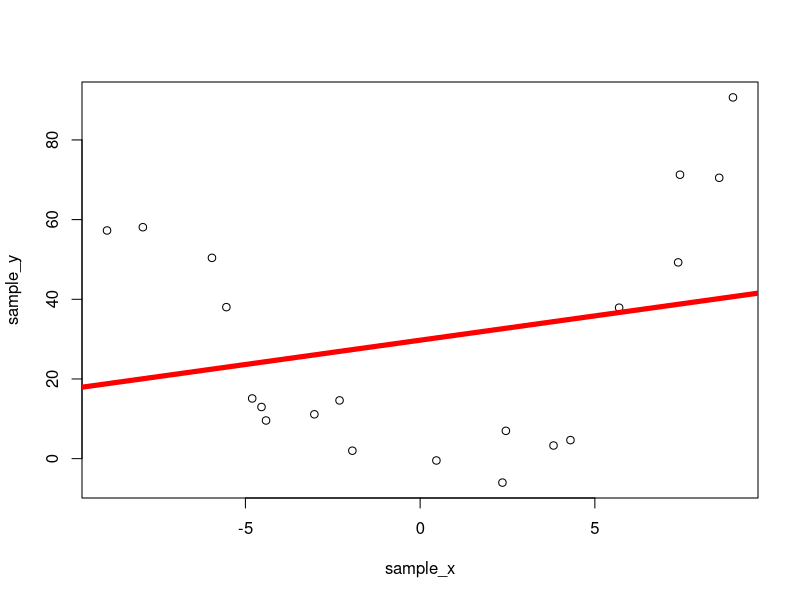
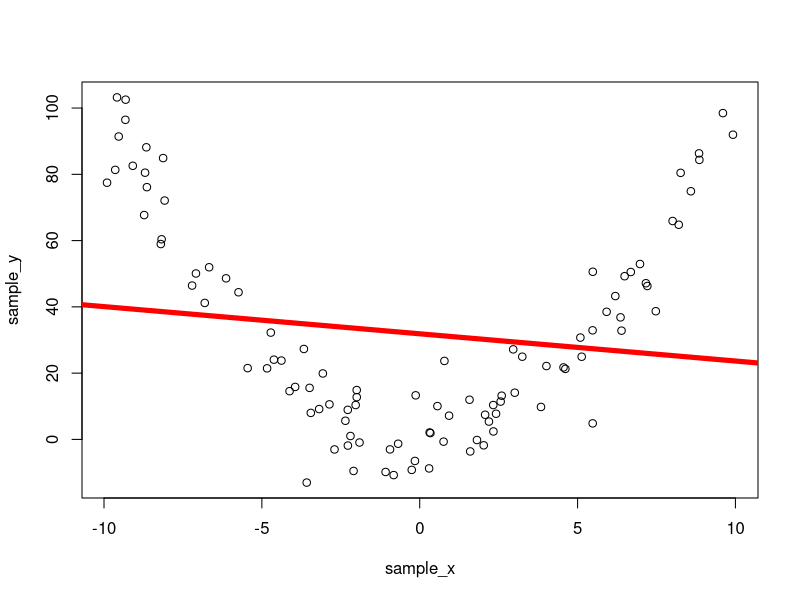
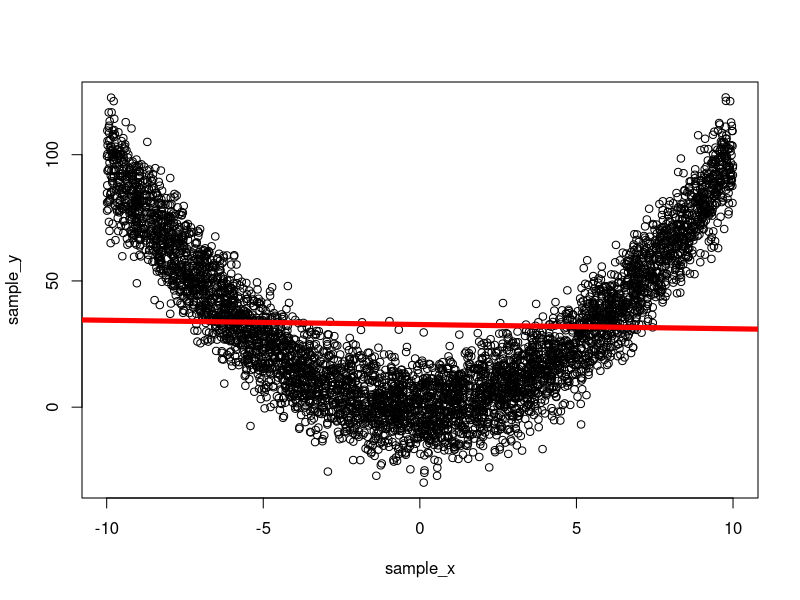
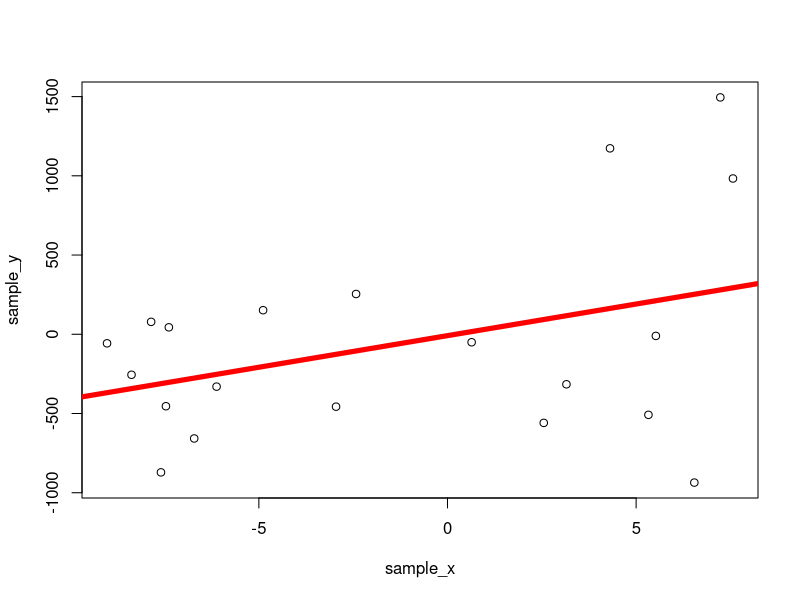
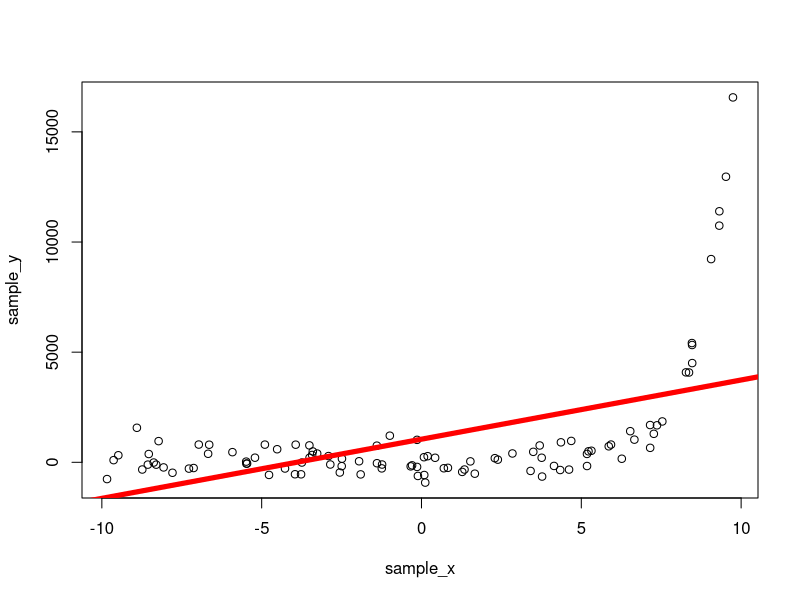
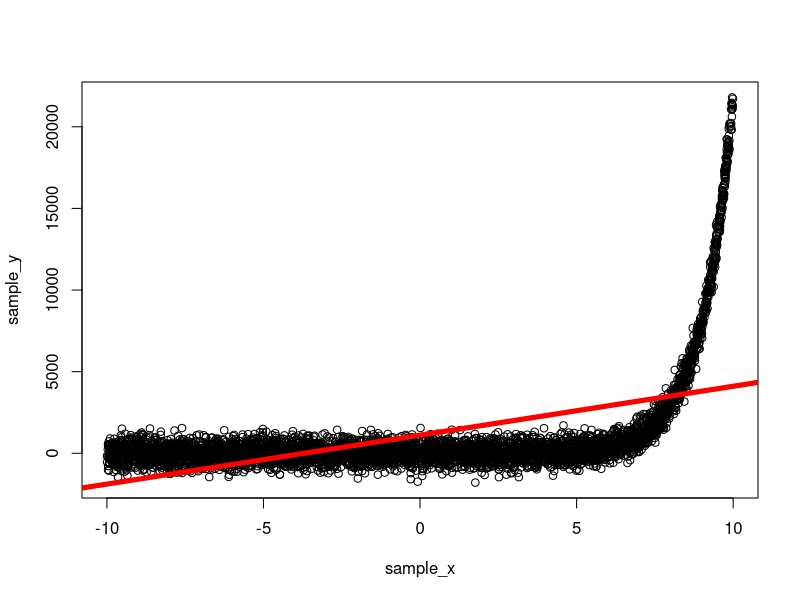
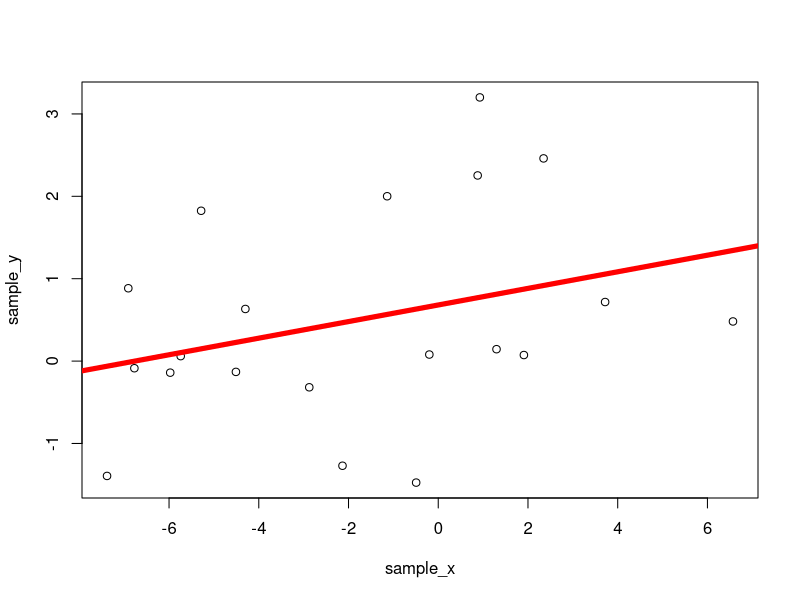
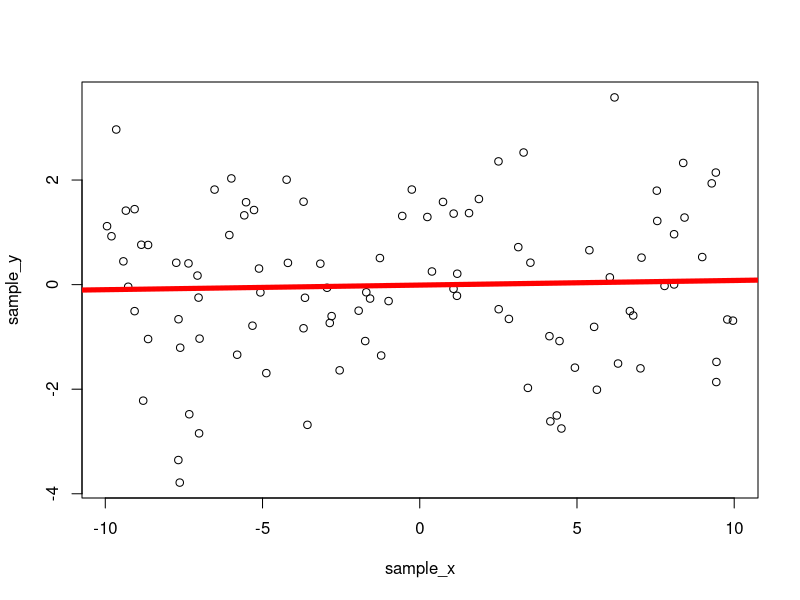

The R source for these figures, in order:
## ---- chunk 1
knitr::opts_chunk$set(echo = TRUE)
## ---- chunk 2
    polynomial <- function(x) {
      return (x^2)
    }
    exponential <- function(x) {
      return (exp(x))
    }
    sinusoidal <- function(x) {
      return (sin(x))
    }
    Fs <- c(polynomial, exponential, sinusoidal)
## ---- chunk 3
    Ns <- c(20,100,5000) # small, medium, large
    x_lim.lower <- -10
    x_lim.upper <- 10
    noise.mean <- 0
    noise.sds <- c(10, 500, 1.5)
    
    sample_x.list <- c()
    sample_y.list <- c()
    
    y_hat.locations <- data.frame(sample_x = base::sample(x_lim.lower:x_lim.upper, size = 4, replace = FALSE)) # Use same variable name as predictor in lm
    
    for (i in 1:length(Fs)) {
      f <- Fs[[i]]
      noise.sd <- noise.sds[i]
      print("")
      print("NEW FUNCTION")
      
      for (j in 1:length(Ns)) {
        N <- Ns[j]
        print("")
        print(sprintf("N = %d", N))
        
        sample_x <- runif(n = N, min = x_lim.lower, max = x_lim.upper)
        sample_y <- f(sample_x) + rnorm(N, mean = noise.mean, sd = noise.sd)
      
        # Calculate model
        sim.lm <- lm(sample_y ~ sample_x)
        
        # Grab OLS coefficients
        intercept.estimate <- sim.lm$coefficients[1]
        beta1.estimate <- sim.lm$coefficients[2]
        
        # Plot regression line through data
        plot(sample_x, sample_y)
        abline(intercept.estimate, beta1.estimate, lwd = 5, col = "red")
        
        # Part (i)
        print("Prediction at:")
        print(y_hat.locations$sample_x)
        print(" is ")
        print(predict.lm(sim.lm, y_hat.locations, interval = "prediction"))
        
        # Part (ii)
        print("Confidence interval of coefficients:")
        print(confint(sim.lm, c("(Intercept)", "sample_x"), level = 0.95))
        
        # Part (iii)
        s <- summary(sim.lm)
        residuals <- s$residuals
        mse <- mean(residuals^2)
        print(sprintf("MSE: %f", mse))
      
        # Part (iv)
        p.prime <- 2
        n <- length(sample_x)
        res.df <- n - p.prime
        alpha <- 0.05
        
        
        intercept.se <- s$coefficients[1,2]
        intercept.t.val <- (intercept.estimate - 0) / intercept.se 
        #intercept.t.val <- s$coefficients[1,3]
        intercept.p.val <- 2 * pt(abs(intercept.t.val), res.df, lower.tail = FALSE)
        #intercept.p.val <- s$coefficients[1,4]
        if (intercept.p.val < alpha) {
          print(sprintf("Intercept IS significant at the %.3f level", alpha))
        } else {
          print(sprintf("Intercept IS NOT significant at the %.3f level", alpha))
        }
        
        
        beta1.se <- s$coefficients[2,2]
        beta1.t.val <- (beta1.estimate - 0) / beta1.se 
        #beta1.t.val <- s$coefficients[2,3]
        beta1.p.val <- 2 * pt(abs(beta1.t.val), res.df, lower.tail = FALSE)
        #beta1.p.val <- s$coefficients[2,4]
        if (beta1.p.val < alpha) {
          print(sprintf("Slope IS significant at the %.3f level", alpha))
        } else {
          print(sprintf("Slope IS NOT significant at the %.3f level", alpha))
        }
      }
    }
    
## ---- chunk 4
    
## ---- chunk 5
# Sample code to get started
n <- 200
b0 <- 10
b1 <- 2
eps_alpha <- 2
eps_beta <- 1/4


x <- runif(n, 0, 10)
eps <- (rgamma(n, eps_alpha, 1/eps_beta) - eps_alpha * eps_beta) * 2
y <- b0 - b1 * x + eps

hist(eps)
var(eps)
mean(eps)

## ---- chunk 6
# Sample code to get started
n <- 200
b0 <- 10
b1 <- 10

x <- runif(n, 0, 10)
eps <- rnorm(n, sd = 0.5 * x^2)
y <- b0 + b1 * x + eps

## ---- chunk 7
# Sample code to get started
n <- 200
b0 <- 10
b1 <- 10
rho <- 0.9
sigma <- 2

x <- runif(n, 0, 10)

eps <- arima.sim(model = list(ar = rho), n = n)

y <- b0 + b1 * x + eps

# OR...

eps <- rep(0, n)
e.ind <- rnorm(n, mean = 0, sd = (sigma / sqrt(1-rho^2)))
eps[1] <- e.ind[1]
for (i in 2:n) {
  eps[i] <- rho * eps[i-1] + e.ind[i]
}

y <- b0 + b1 * x + eps
## ---- chunk 8
n <- 20
b0 <- 10
b1 <- 3
b2 <- 7

simga <- 2

x1 <- runif(n, 0, 10)
x2 <- x1 + rnorm(n)
cor(x1, x2)


eps <- rnorm(n, sd = sigma)
y <- b0 + b1 * x1 + b2 * x2 + eps
